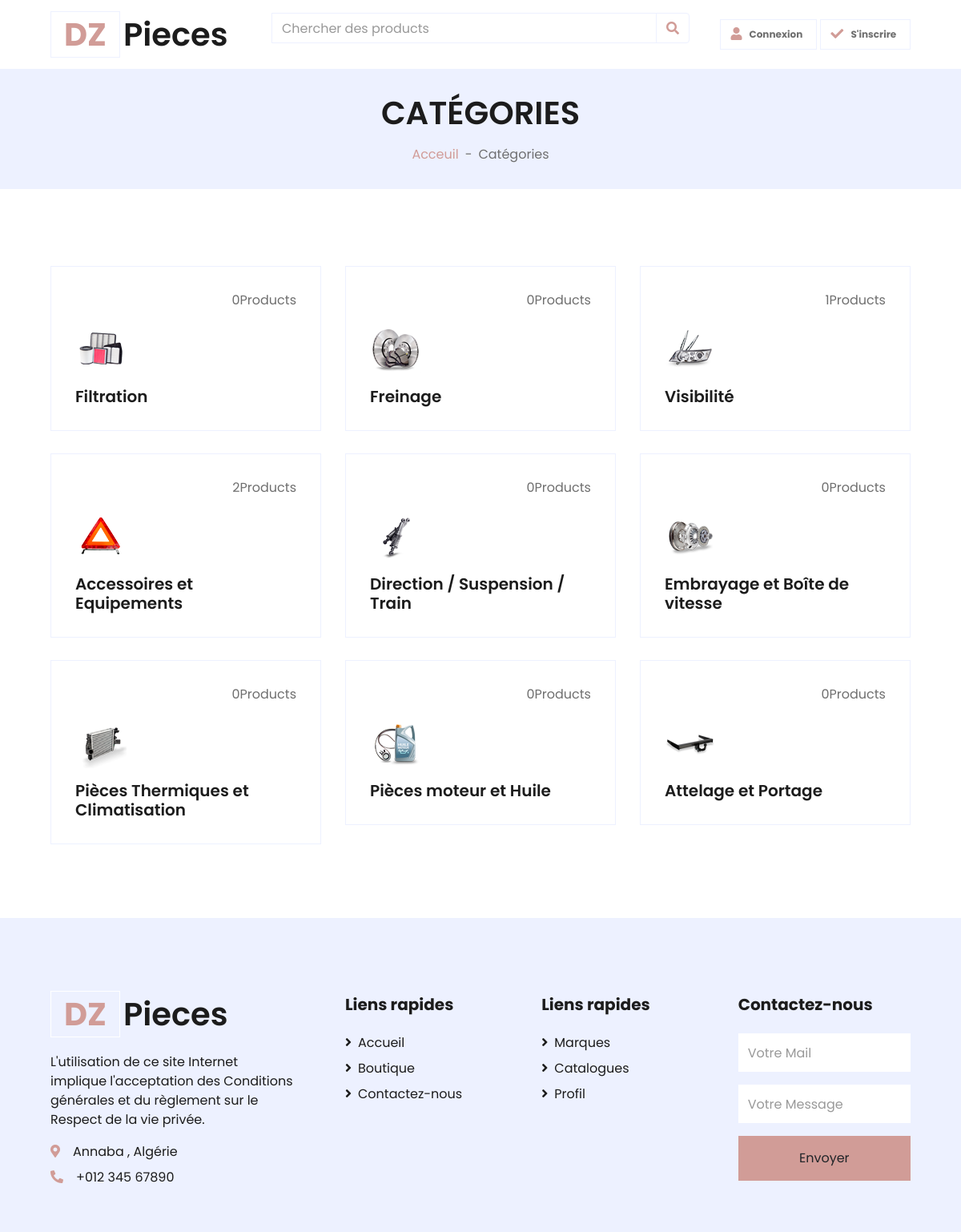
Screenshot of /catalogues/ with the database file from the repository.
### Shop/models.py (models this page shows, shortened)
class Catalogue(models.Model):
    title = models.CharField(max_length=200, null=False)
    description = models.CharField(max_length=200)
    image =models.ImageField(null=True, blank=True)
    @property
    def get_total(self):
        mark = Catalogue.objects.get(pk=self.id)
        products = mark.catalog.all()
        total_cata = products.filter(catalog=self.id).count()
        return total_cata

### Shop/views.py (the view)
# urls.py: path('catalogues/', cataloguespage, name='catalogues'),
def cataloguespage(request):
    catalogues = Catalogue.objects.all()
    context = {'catalogues':catalogues,}
    return render(request, 'Shop/Catalogues.html',context)

### Shop/templates/Shop/Catalogues.html
{% extends "Shop/Main.html" %}
{% block content %}
 <div class="container-fluid bg-secondary mb-5">
        <div class="d-flex flex-column align-items-center justify-content-center" style="min-height: 150px">
            <h1 class="font-weight-semi-bold text-uppercase mb-3">Catégories</h1>
            <div class="d-inline-flex">
                <p class="m-0"><a href="">Acceuil</a></p>
                <p class="m-0 px-2">-</p>
                <p class="m-0">Catégories</p>
            </div>
        </div>
    </div>
    <div class="container-fluid pt-5">
        <div class="row px-xl-5 pb-3">
            {% for cat in catalogues %}
            <div class="col-lg-4 col-md-6 pb-1">
                <div class="cat-item d-flex flex-column border mb-4" style="padding: 30px;">
                    <p class="text-right"> {{cat.get_total}}Products</p>
                    <a href="{% url 'shopitem' cat.id %}" class="cat-img position-relative overflow-hidden mb-3">
                        <img class="img-fluid" src="{{cat.image.url}}"   alt="">
                    </a>
                    <h5 class="font-weight-semi-bold m-0">{{cat.title}}</h5>
                </div>
            </div>
            {% endfor %}
        </div>
    </div>
{% endblock content %}

### rows the page displays
Catalogue: get_total "0", image (picture), title "Filtration"
Catalogue: get_total "0", image (picture), title "Freinage"
Catalogue: get_total "1", image (picture), title "Visibilité"
Catalogue: get_total "2", image (picture), title "Accessoires et Equipements"
Catalogue: get_total "0", image (picture), title "Direction / Suspension / Train"
Catalogue: get_total "0", image (picture), title "Embrayage et Boîte de vitesse"
Catalogue: get_total "0", image (picture), title "Pièces Thermiques et Climatisation"
Catalogue: get_total "0", image (picture), title "Pièces moteur et Huile"
Catalogue: get_total "0", image (picture), title "Attelage et Portage"
